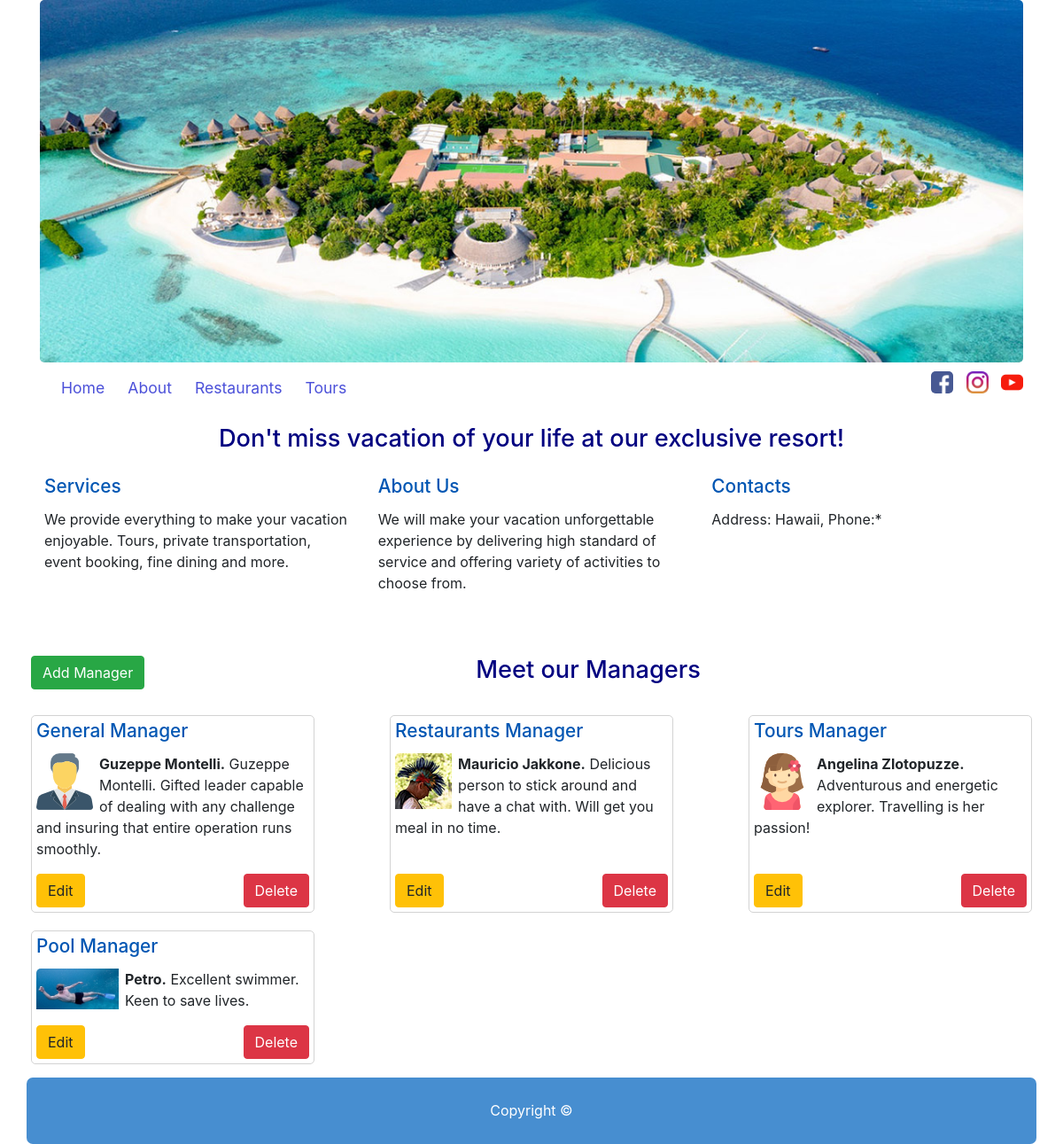
The app's page /pages/about/about-admin.php with its own data.
### tables this page shows
CREATE TABLE `managers` (
  `id` int(11) NOT NULL,
  `position` varchar(50) NOT NULL,
  `image` varchar(100) NOT NULL,
  `name` varchar(50) NOT NULL,
  `descrip` text NOT NULL
);

### pages/about/about-admin.php (the view, shortened to what this page needs)
<?php
require_once "../../include/header-about-admin.php";
require_once '../../database/connect.php';
$sql = "SELECT * FROM managers";
$pdostm = $dbcon->prepare($sql);
$pdostm->execute();
$managers = $pdostm->fetchAll(PDO::FETCH_OBJ);
?>
<div class="container">
    <h1>Don't miss vacation of your life at our exclusive resort! </h1>
        <div class="row">
        <div class="col-sm-12 col-md-6 col-lg-4 block">
            <h2>Services</h2>
            <p>We provide everything to make your vacation enjoyable.
                Tours, private transportation, event booking, fine dining and more.</p><hr>
        </div>
            <div class="col-sm-12 col-md-6 col-lg-4 block">
                <h2>About Us</h2>
                <p>We will make your vacation unforgettable experience by delivering high standard of service and offering variety of activities to choose from.</p><hr>
            </div>
            <div class="col-sm-12 col-md-6 col-lg-4 block">
                <h2>Contacts</h2>
               <p> Address: Hawaii, Phone:*</p>
                <iframe src="https://www.google.com/maps/embed?pb=!1m18!1m12!1m3!1d3716.282639271737!2d-158.12795568255615!3d21.339343999999997!2m3!1f0!2f0!3f0!3m2!1i1024!2i768!4f13.1!3m3!1m2!1s0x7c0062bc24707ee5%3A0x77690b995c68673e!2sFour%20Seasons%20Resort%20Oahu%20at%20Ko%20Olina!5e0!3m2!1sen!2sca!4v1586213277170!5m2!1sen!2sca" width="200" height="100" frameborder="0" style="border:0;" allowfullscreen="" aria-hidden="false" tabindex="0"></iframe>
            </div>
    </div>
</div>
<div class=" " id="">
    <a href="add-mngr.php" id="btn_addMngr" class="btn btn-success float-left" >Add Manager</a>
    <h1>Meet our Managers</h1>
</div>
    <div class="managers-container">
        <?php foreach($managers as $manager) { ?>
        <div class="single-mngr-div grey-border">
            <div class="">
                <h2><?= $manager->position; ?></h2>
                <img src="<?= $manager->image; ?>" alt="manager icon">
                <p> <b> <?= $manager->name; ?></b> <?= $manager->descrip; ?></p>
            </div>
            <div id="buttons-Mngr-div">
                <form action="upd-mngr.php" method="POST">
                    <button type="submit" name="updMngr" class="btn btn-warning" id="updMngr"
                    > Edit
                    </button>
                </form>
                <form action="" method="POST">
                    <button type="submit" name="deleteMngr"
                            class="btn btn-danger " id="deleteMngr" onclick="return confirm('Delete record from Database? Action can not be undone')" >
                        Delete
                    </button>
                </form>
            </div>
        </div>
<?php } ?>
 </div>
<?php
require_once "../../include/footer.php"
?>

### include/header-about-admin.php (shortened to what this page needs)
<!DOCTYPE html>
<html lang="en">
<head>
    <link rel="stylesheet" href="../../css/bootstrap.css">
    <link rel="stylesheet" href="../../css/common.css">
    <link rel="stylesheet" href="../../css/tours.css">
    <link rel="stylesheet" href="../../css/about.css">
    <link rel="stylesheet" href="../../css/dining.css">
</head>
<body>
<div id="headermain_wrap">
<header class="container">
    <img src="../../img/about-top.jpg" alt="top-img" class="mw100" id="top-img">
    <nav class="navbar navbar-expand-md navbar-light ">
        <div class="collapse navbar-collapse" id="navbarNavAltMarkup">
            <div class="navbar-nav">
                <a class="nav-item nav-link active" href="../../../admins/home.php">Home <span class="sr-only">(current)</span></a>
                <a class="nav-item nav-link" href="about-admin.php">About</a>
                <a class="nav-item nav-link" href="../dining/dining-admin.php">Restaurants</a>
                <a class="nav-item nav-link" href="../tours/tours-admin.php">Tours</a>
            </div>
        </div>
    </nav>
    <div id="icons-div">
        <a href=""> <img src="../../img/fb.png" alt="fb icon"> </a>
        <a href=""> <img src="../../img/ins.png" alt="ins icon"> </a>
        <a href=""> <img src="../../img/ytb.png" alt="ytb icon"> </a>
    </div>
</header>
<main>

### include/footer.php (shortened to what this page needs)
</main>
</div>
<footer>
    <p>Copyright &#169;</p>
</footer>
</body>
</html>

### css/common.css (style rules this page uses)
html { font-family: Helvetica; box-sizing: border-box; margin:0; padding:0; }
body { max-width: 95%; margin: 0 auto; }
h1 { font-size: 1.7em; margin-bottom: 25px; text-align: center; color: navy; }
h2 { font-size: 1.3em; margin-bottom: 12px; color: #0056b3; }
#headermain_wrap { min-height: calc(100vh - 80px); }
img { border-radius: 5px; }
.mw100 { max-width:100%; }
.nav-link { color: #4c51d9 !important; font-size: 1.1em; transition: all .2s ; }
nav { float:left; margin-bottom: 7px; }
#icons-div { display:inline-block; float:right; max-width: 40%; }
#icons-div img { height:25px; margin-top: 10px; margin-left: 10px; transition: all .2s ; }
main { clear:both; border-radius: 5px; padding:5px; }
.block { margin-bottom: 20px; }
footer { background-color: #478ed0; color: #fff; height:75px; line-height: 75px; text-align: center; border-radius: 7px; }

### css/about.css (style rules this page uses)
.managers-container { display: flex; flex-flow: row wrap; justify-content: space-between; }
.single-mngr-div { display: flex; flex-flow: column nowrap; justify-content: space-between; min-height: 100px; min-width: 100px; margin: 10px 0; max-width: 320px; }
.single-mngr-div img { max-width: 100px; float:left; padding: 0 7px 5px 0; }
.grey-border { border: 1px solid lightgrey; padding: 5px; border-radius: 5px; }
#btn_addMngr { max-width: 150px; }
#buttons-Mngr-div { width: 100%; display: flex; justify-content: space-between; }

### records on screen
managers: position "General Manager", image (picture), name "Guzeppe Montelli.", descrip "Guzeppe Montelli. Gifted leader capable of dealing with any challenge and insuring that entire operation runs smoothly."
managers: position "Restaurants Manager", image (picture), name "Mauricio Jakkone.", descrip "Delicious person to stick around and have a chat with. Will get you meal in no time."
managers: position "Tours Manager", image (picture), name "Angelina Zlotopuzze.", descrip "Adventurous and energetic explorer. Travelling is her passion!"
managers: position "Pool Manager", image (picture), name "Petro.", descrip "Excellent swimmer. Keen to save lives."
